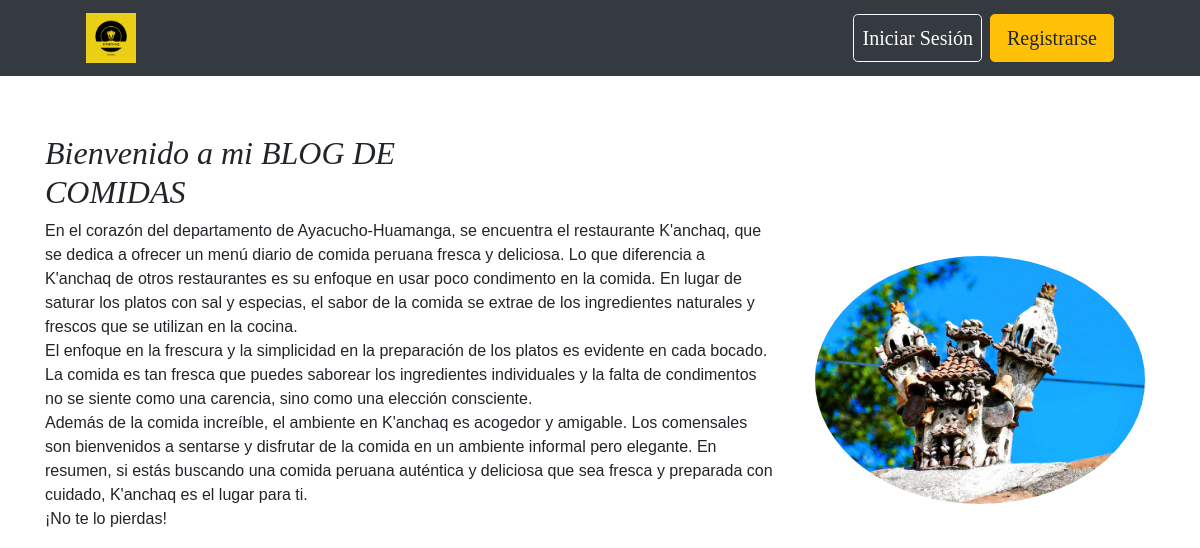
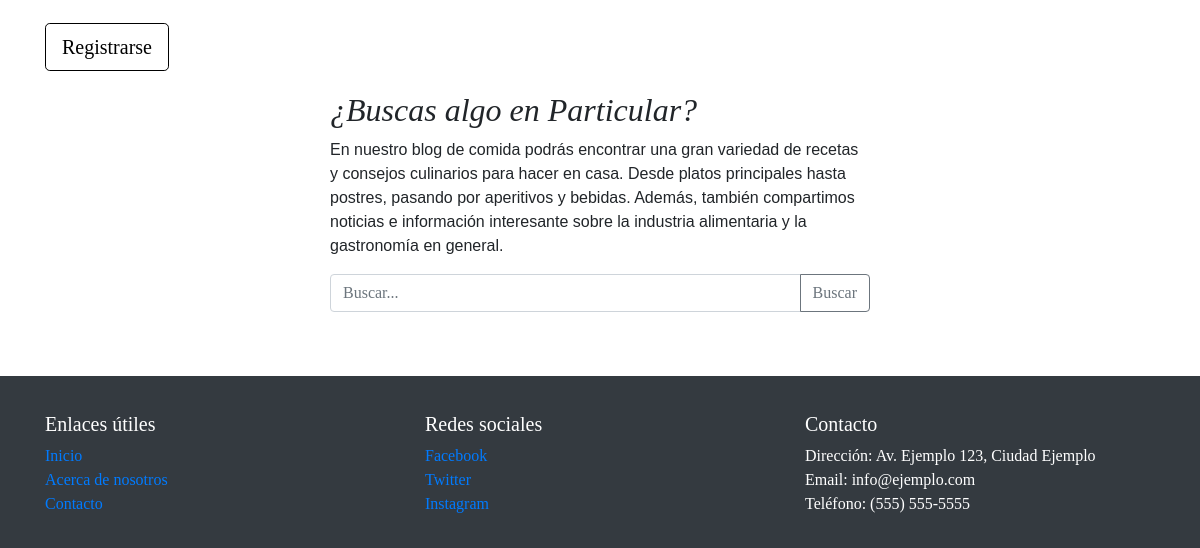
Before: / with the older database file (2 pictures, top to bottom).
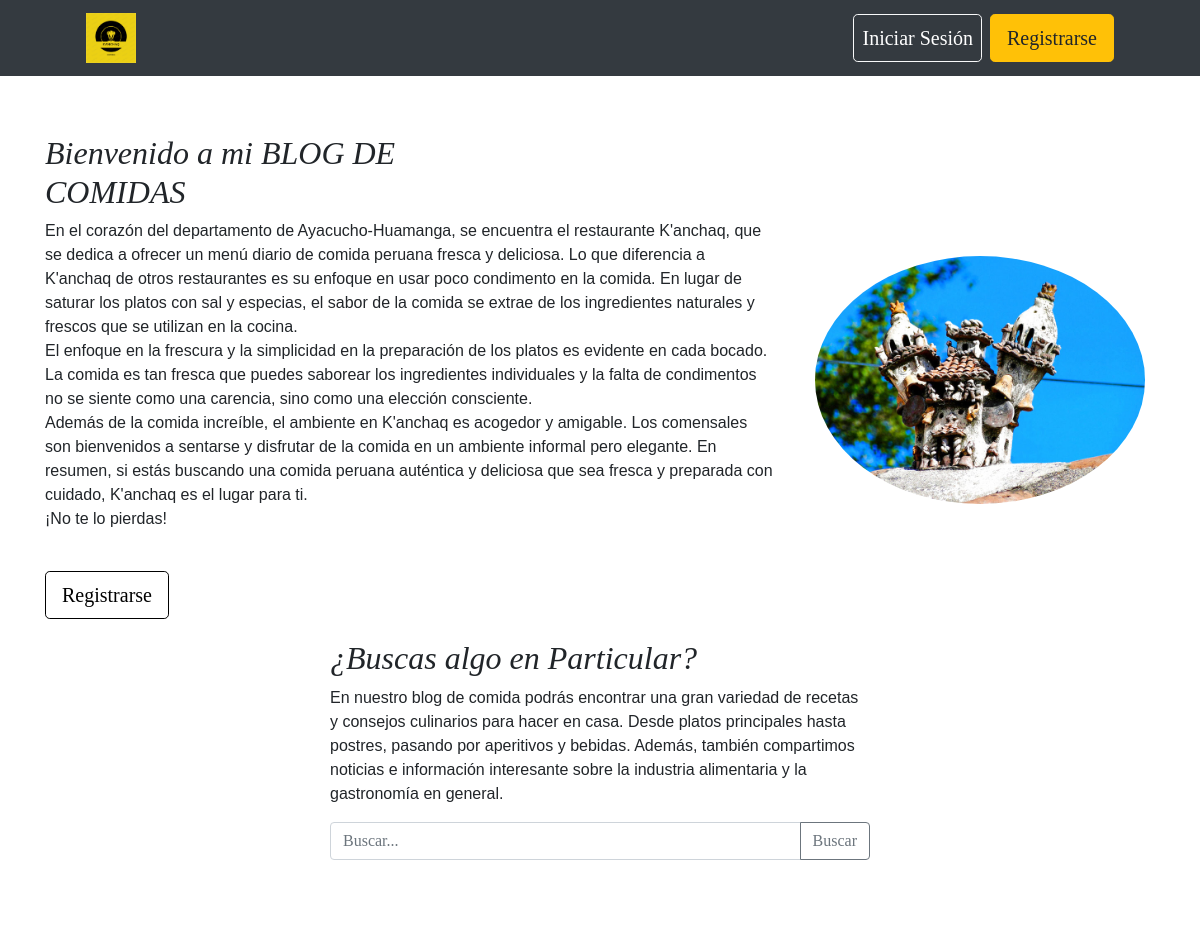
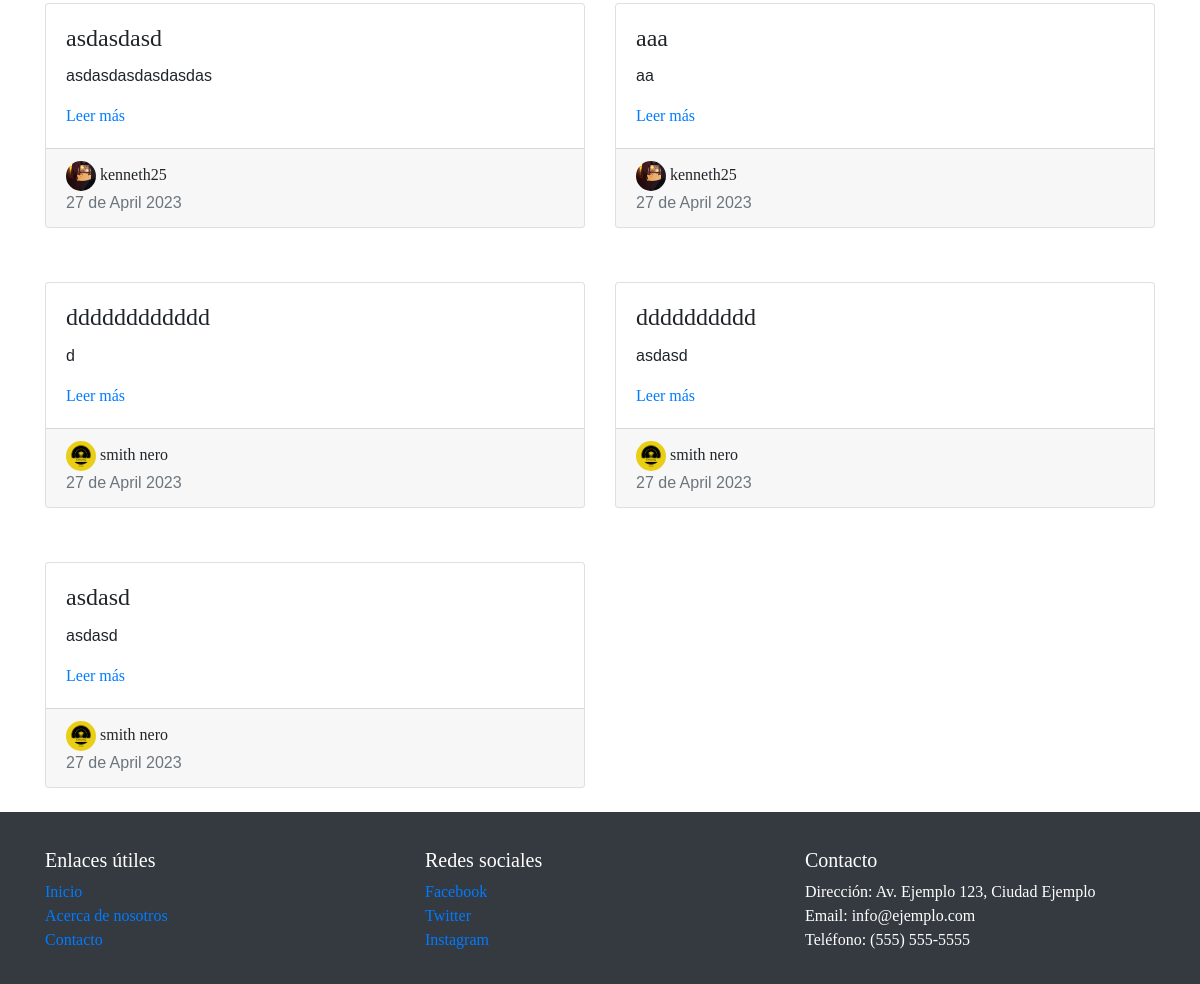
After: the same page with the newer database file (2 pictures, top to bottom).
### blogr/models.py (models this page shows, shortened)
class Post(db.Model):
    __tablename__ = 'posts'
    id = db.Column(db.Integer, primary_key=True)
    author_id = db.Column(db.Integer, db.ForeignKey('users.id'), nullable=False)
    url = db.Column(db.String(200), nullable=False, unique=True)
    title = db.Column(db.String(100), nullable=False)
    info = db.Column(db.Text, nullable=False)
    content = db.Column(db.Text, nullable=False)
    created_at = db.Column(db.DateTime, default=datetime.utcnow, nullable=False)
    author = db.relationship(User, backref=db.backref('posts', lazy=True))

class User(db.Model):
    __tablename__ = 'users'
    id = db.Column(db.Integer, primary_key=True)
    username = db.Column(db.String(50), unique=True, nullable=False)
    email = db.Column(db.String(120), unique=True, nullable=False)
    password = db.Column(db.Text, nullable=False)
    photo = db.Column(db.String(200), default=None)

### blogr/home.py (the view)
@bp.route('/')
def index():
    posts = Post.query.all()
    return render_template('index.html', posts=posts, get_user = get_user)

### blogr/auth.py (called while the page is built)
@bp.before_app_request
def load_logged_in_user():
    user_id = session.get('user_id')
    if user_id is not None:
        g.user = User.query.get(user_id)
    else:
        pass  # abort(404)

### blogr/home.py (called while the page is built)
def get_user(id):
    user=User.query.get_or_404(id)
    return user

### blogr/templates/index.html (shortened to what this page needs)
{% extends 'base.html' %}
{% block content %}
<section class="intro-section text-center">
  <div class="container">
    <div class="row">
      <div class="col-md-8 " style="text-align: left;">
        <h2>
          <br> Bienvenido a mi BLOG DE <br> COMIDAS
        </h2>
        <p>En el corazón del departamento de Ayacucho-Huamanga, se encuentra el restaurante K'anchaq, que se dedica a
          ofrecer un menú diario de comida peruana fresca y deliciosa.
          Lo que diferencia a K'anchaq de otros restaurantes es su enfoque en usar poco condimento en la comida. En
          lugar de saturar los platos con sal y especias,
          el sabor de la comida se extrae de los ingredientes naturales y frescos que se utilizan en la cocina. <br>
          El enfoque en la frescura y la simplicidad en la preparación de los platos es evidente en cada bocado. La
          comida es tan fresca que puedes saborear los ingredientes individuales
          y la falta de condimentos no se siente como una carencia, sino como una elección consciente. <br>
          Además de la comida increíble, el ambiente en K'anchaq es acogedor y amigable. Los comensales son bienvenidos
          a sentarse y disfrutar de la comida en un ambiente informal pero elegante.
          En resumen, si estás buscando una comida peruana auténtica y deliciosa que sea fresca y preparada con cuidado,
          K'anchaq es el lugar para ti. <br>
          ¡No te lo pierdas! </p>
        <br>
        <a href="{{ url_for('auth.register') }}" class="btn btn-outline-dark btn-lg"
          style="background-color: white; color: black; border-color: black;">Registrarse</a>
      </div>
      <div class="col-md-4">
        <img src="{{ url_for('static', filename='img/quinua.jpg') }}" class="mx-auto rounded-border" alt="Mi imagen"
          style="max-width: 100%; height: auto; margin-top: 150px; ">
      </div>
    </div>
  </div>
</section>
<section>
  <div class="container">
    <div class="row">
      <div class="col-md-6 offset-md-3">
        <h2>¿Buscas algo en Particular?</h2>
        <p>En nuestro blog de comida podrás encontrar una gran variedad de recetas y consejos culinarios para hacer en
          casa. Desde platos principales hasta postres, pasando por aperitivos y bebidas. Además, también compartimos
          noticias e información interesante sobre la industria alimentaria y la gastronomía en general.</p>
        <div class="input-group mb-3">
          <input type="text" class="form-control" placeholder="Buscar...">
          <div class="input-group-append">
            <button class="btn btn-outline-secondary" type="button">Buscar</button>
          </div>
        </div>
      </div>
    </div>
  </div>
</section>
<div class="container mt-5">
  <div class="row ">
    {% for post in posts|reverse %}
    <div class="col-md-6">
      <div class="row">
        <div class="col-md-12">
          <div class="card mb-4 box-shadow">
            <div class="card-body">
              <h4 class="card-title">{{post.title}}</h4>
              <p class="card-text">{{post.info}}</p>
              <a href="{{url_for('home.blog', url=post.url)}}">Leer más</a>
            </div>
            <div class="card-footer">
              <div class="d-flex align-items-center">
                <div class="mr-3">
                  {% if get_user(post.author_id).photo is none %}
                  <img src="{{ url_for('static', filename='img/itachi.jpg') }}" width="30" height="30" alt="foto-perfil"
                    class="rounded-circle">
                  {% else %}
                  <img src="{{ url_for('static', filename= get_user(post.author_id).photo) }}" width="30" height="30" alt="foto-perfil"
                    class="rounded-circle">
                  {% endif %}
                  <span>{{get_user(post.author_id).username}}</span>
                  <p class="text-muted mb-0">{{post.created_at.strftime('%d de %B %Y')}}</p>
                </div>
              </div>
            </div>
          </div>
        </div>
      </div>
    </div>
    {% endfor %}
  </div>
</div>
{% endblock %}

Changed rows visible on the page:
added Post: title "asdasdasd", info "asdasdasdasdasdas", photo (picture), created_at "27 de April 2023"
now on this page (row edited): User: username "kenneth25"
added Post: title "aaa", info "aa", photo (picture), created_at "27 de April 2023"
added Post: title "dddddddddddd", info "d", photo (picture), created_at "27 de April 2023"
now on this page (row edited): User: username "smith nero"
added Post: title "dddddddddd", info "asdasd", photo (picture), created_at "27 de April 2023"
added Post: title "asdasd", info "asdasd", photo (picture), created_at "27 de April 2023"
